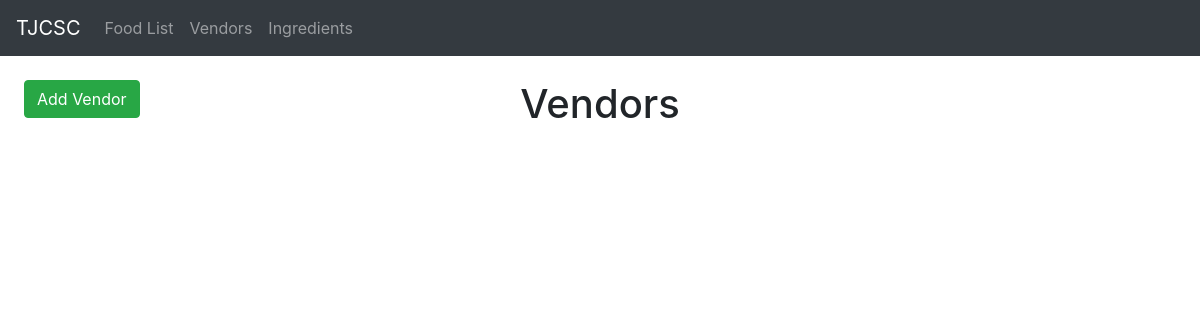
The app's page /vendors/, older data.
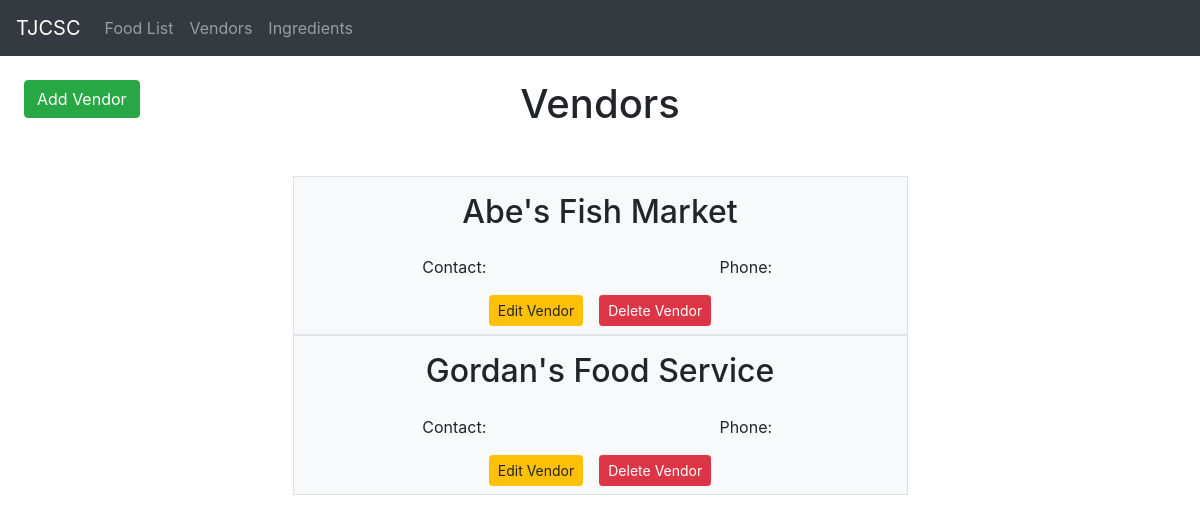
The same page, newer data.
### vendors/models.py (models this page shows, shortened)
class Vendor(models.Model):
    company_name = models.CharField(max_length = 100)
    company_number = models.CharField(max_length = 15)
    rep_name = models.CharField(max_length = 100)

### vendors/views.py (the view)
# urls.py: path('vendors/', include('vendors.urls')),
def vendors(request):
    context = {
        'Vendors' : Vendor.objects.all()
    }
    return render(request, 'vendors/vendors.html', context)

### vendors/templates/vendors/vendors.html (shortened to what this page needs)
{% extends "foodlist/base.html" %}
{% block content %}
    <div class='container=fluid'>
        <div class='row mt-4'>
            <div class='col-2'>
                <a class='btn btn-success ml-4' href="{% url 'vendor-create' %}">Add Vendor</a>
            </div>
            <div class='col-8 d-flex justify-content-center'>
                <h1 class='h1 mb-5'>Vendors</h1>
            </div>
        </div>
        {% for vendor in Vendors %}
        <div class='row d-flex justify-content-center'>
            <div class='col-6 bg bg-light border'>
                <div class='row'>
                    <div class='col-12 d-flex justify-content-center mb-3 mt-3'>
                        <h2>{{ vendor.company_name }}</h2>
                    </div>
                </div>
                <div class='row'>
                    <div class='col-12 d-flex'>
                        <p class='col-6 text-center'>Contact: {{ vendor.rep_name }}</p>
                        <p class='col-6 text-center'>Phone: {{ vendor.company_number }}</p>
                    </div>
                </div>
                <div class='row'>
                    <div class='col-12 d-flex mb-2 justify-content-center'>
                        <a class='btn btn-sm btn-warning mr-3' href="{% url 'vendor-edit' vendor.id %}">Edit Vendor</a>
                        <a class='btn btn-sm btn-danger' href="{% url 'vendor-delete' vendor.id %}">Delete Vendor</a>
                    </div>
                </div>
            </div>
        </div>
        {% endfor %}
    </div>
{% endblock %}

Row changes from the older to the newer data that the page shows:
added Vendor: company_name "Abe's Fish Market"
added Vendor: company_name "Gordan's Food Service"
